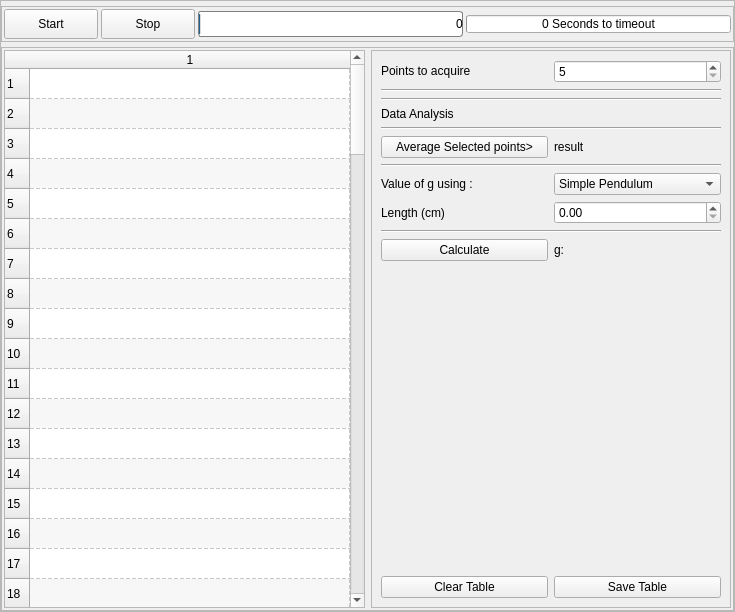
<?xml version="1.0" encoding="UTF-8"?>
<ui version="4.0">
    <class>MainWindow</class>
    <widget class="QMainWindow" name="MainWindow">
        <property name="geometry">
            <rect>
                <x>0</x>
                <y>0</y>
                <width>735</width>
                <height>612</height>
            </rect>
        </property>
        <property name="windowTitle">
            <string>MainWindow</string>
        </property>
        <widget class="QWidget" name="centralwidget">
            <layout class="QGridLayout" name="gridLayout_3">
                <property name="margin">
                    <number>0</number>
                </property>
                <item row="0" column="0">
                    <widget class="QFrame" name="widgetFrameOuter">
                        <property name="sizePolicy">
                            <sizepolicy hsizetype="Preferred" vsizetype="Preferred">
                                <horstretch>0</horstretch>
                                <verstretch>0</verstretch>
                            </sizepolicy>
                        </property>
                        <property name="styleSheet">
                            <string notr="true"/>
                        </property>
                        <property name="frameShape">
                            <enum>QFrame::StyledPanel</enum>
                        </property>
                        <property name="frameShadow">
                            <enum>QFrame::Raised</enum>
                        </property>
                        <property name="class" stdset="0">
                            <string>PeripheralCollection</string>
                        </property>
                        <layout class="QVBoxLayout" name="verticalLayout_3">
                            <property name="spacing">
                                <number>5</number>
                            </property>
                            <property name="leftMargin">
                                <number>0</number>
                            </property>
                            <property name="topMargin">
                                <number>5</number>
                            </property>
                            <property name="rightMargin">
                                <number>0</number>
                            </property>
                            <property name="bottomMargin">
                                <number>0</number>
                            </property>
                            <item>
                                <widget class="QFrame" name="frame_4">
                                    <property name="sizePolicy">
                                        <sizepolicy hsizetype="Preferred" vsizetype="Maximum">
                                            <horstretch>0</horstretch>
                                            <verstretch>0</verstretch>
                                        </sizepolicy>
                                    </property>
                                    <property name="frameShape">
                                        <enum>QFrame::StyledPanel</enum>
                                    </property>
                                    <property name="frameShadow">
                                        <enum>QFrame::Raised</enum>
                                    </property>
                                    <layout class="QHBoxLayout" name="horizontalLayout_2">
                                        <property name="spacing">
                                            <number>3</number>
                                        </property>
                                        <property name="margin">
                                            <number>2</number>
                                        </property>
                                        <item>
                                            <widget class="QPushButton" name="pushButton">
                                                <property name="minimumSize">
                                                    <size>
                                                        <width>94</width>
                                                        <height>30</height>
                                                    </size>
                                                </property>
                                                <property name="text">
                                                    <string>Start</string>
                                                </property>
                                            </widget>
                                        </item>
                                        <item>
                                            <widget class="QPushButton" name="pushButton_3">
                                                <property name="minimumSize">
                                                    <size>
                                                        <width>94</width>
                                                        <height>30</height>
                                                    </size>
                                                </property>
                                                <property name="text">
                                                    <string>Stop</string>
                                                </property>
                                            </widget>
                                        </item>
                                        <item>
                                            <widget class="QProgressBar" name="progressBar">
                                                <property name="styleSheet">
                                                    <string notr="true">QProgressBar:horizontal {
                                                        border: 1px solid gray;
                                                        border-radius: 3px;
                                                        background: white;
                                                        padding: 1px;
                                                        text-align: right;
                                                        margin-right: 5ex;
                                                        }
                                                        QProgressBar::chunk:horizontal {
                                                        background: qlineargradient(x1: 0, y1: 0.5, x2: 1, y2: 0.5,
                                                        stop: 0 #467, stop:1 white);
                                                        margin-right: 1px; /* space */
                                                        width: 5px;
                                                        }
                                                    </string>
                                                </property>
                                                <property name="maximum">
                                                    <number>2500</number>
                                                </property>
                                                <property name="value">
                                                    <number>0</number>
                                                </property>
                                                <property name="format">
                                                    <string>%v</string>
                                                </property>
                                            </widget>
                                        </item>
                                        <item>
                                            <widget class="QProgressBar" name="timerProgress">
                                                <property name="maximumSize">
                                                    <size>
                                                        <width>16777215</width>
                                                        <height>18</height>
                                                    </size>
                                                </property>
                                                <property name="toolTip">
                                                    <string>Time left before the stopwatch overflows.
                                                        Oscillations must finish within this time limit
                                                    </string>
                                                </property>
                                                <property name="styleSheet">
                                                    <string notr="true"/>
                                                </property>
                                                <property name="maximum">
                                                    <number>60</number>
                                                </property>
                                                <property name="value">
                                                    <number>0</number>
                                                </property>
                                                <property name="textVisible">
                                                    <bool>true</bool>
                                                </property>
                                                <property name="format">
                                                    <string>%v Seconds to timeout</string>
                                                </property>
                                            </widget>
                                        </item>
                                    </layout>
                                </widget>
                            </item>
                            <item>
                                <widget class="QFrame" name="frame_2">
                                    <property name="sizePolicy">
                                        <sizepolicy hsizetype="Expanding" vsizetype="Preferred">
                                            <horstretch>0</horstretch>
                                            <verstretch>0</verstretch>
                                        </sizepolicy>
                                    </property>
                                    <property name="minimumSize">
                                        <size>
                                            <width>0</width>
                                            <height>50</height>
                                        </size>
                                    </property>
                                    <property name="frameShape">
                                        <enum>QFrame::StyledPanel</enum>
                                    </property>
                                    <property name="frameShadow">
                                        <enum>QFrame::Raised</enum>
                                    </property>
                                    <property name="class" stdset="0">
                                        <string>PeripheralCollectionInner</string>
                                    </property>
                                    <layout class="QHBoxLayout" name="horizontalLayout">
                                        <property name="margin">
                                            <number>2</number>
                                        </property>
                                        <item>
                                            <widget class="QTableWidget" name="resultsTable">
                                                <property name="sizePolicy">
                                                    <sizepolicy hsizetype="Preferred" vsizetype="Expanding">
                                                        <horstretch>0</horstretch>
                                                        <verstretch>0</verstretch>
                                                    </sizepolicy>
                                                </property>
                                                <property name="minimumSize">
                                                    <size>
                                                        <width>360</width>
                                                        <height>0</height>
                                                    </size>
                                                </property>
                                                <property name="toolTip">
                                                    <string>List of time periods for complete oscillations.
                                                        Click and drag to select points.
                                                        Hold down CTRL key and click to select non consecutive points
                                                    </string>
                                                </property>
                                                <property name="alternatingRowColors">
                                                    <bool>true</bool>
                                                </property>
                                                <property name="textElideMode">
                                                    <enum>Qt::ElideMiddle</enum>
                                                </property>
                                                <property name="gridStyle">
                                                    <enum>Qt::DashLine</enum>
                                                </property>
                                                <property name="rowCount">
                                                    <number>100</number>
                                                </property>
                                                <property name="columnCount">
                                                    <number>1</number>
                                                </property>
                                                <attribute name="horizontalHeaderDefaultSectionSize">
                                                    <number>150</number>
                                                </attribute>
                                                <attribute name="horizontalHeaderMinimumSectionSize">
                                                    <number>40</number>
                                                </attribute>
                                                <attribute name="horizontalHeaderStretchLastSection">
                                                    <bool>true</bool>
                                                </attribute>
                                                <row/>
                                                <row/>
                                                <row/>
                                                <row/>
                                                <row/>
                                                <row/>
                                                <row/>
                                                <row/>
                                                <row/>
                                                <row/>
                                                <row/>
                                                <row/>
                                                <row/>
                                                <row/>
                                                <row/>
                                                <row/>
                                                <row/>
                                                <row/>
                                                <row/>
                                                <row/>
                                                <row/>
                                                <row/>
                                                <row/>
                                                <row/>
                                                <row/>
                                                <row/>
                                                <row/>
                                                <row/>
                                                <row/>
                                                <row/>
                                                <row/>
                                                <row/>
                                                <row/>
                                                <row/>
                                                <row/>
                                                <row/>
                                                <row/>
                                                <row/>
                                                <row/>
                                                <row/>
                                                <row/>
                                                <row/>
                                                <row/>
                                                <row/>
                                                <row/>
                                                <row/>
                                                <row/>
                                                <row/>
                                                <row/>
                                                <row/>
                                                <row/>
                                                <row/>
                                                <row/>
                                                <row/>
                                                <row/>
                                                <row/>
                                                <row/>
                                                <row/>
                                                <row/>
                                                <row/>
                                                <row/>
                                                <row/>
                                                <row/>
                                                <row/>
                                                <row/>
                                                <row/>
                                                <row/>
                                                <row/>
                                                <row/>
                                                <row/>
                                                <row/>
                                                <row/>
                                                <row/>
                                                <row/>
                                                <row/>
                                                <row/>
                                                <row/>
                                                <row/>
                                                <row/>
                                                <row/>
                                                <row/>
                                                <row/>
                                                <row/>
                                                <row/>
                                                <row/>
                                                <row/>
                                                <row/>
                                                <row/>
                                                <row/>
                                                <row/>
                                                <row/>
                                                <row/>
                                                <row/>
                                                <row/>
                                                <row/>
                                                <row/>
                                                <row/>
                                                <row/>
                                                <row/>
                                                <row/>
                                                <column/>
                                            </widget>
                                        </item>
                                        <item>
                                            <widget class="QFrame" name="frame_3">
                                                <property name="sizePolicy">
                                                    <sizepolicy hsizetype="Minimum" vsizetype="Preferred">
                                                        <horstretch>0</horstretch>
                                                        <verstretch>0</verstretch>
                                                    </sizepolicy>
                                                </property>
                                                <property name="frameShape">
                                                    <enum>QFrame::StyledPanel</enum>
                                                </property>
                                                <property name="frameShadow">
                                                    <enum>QFrame::Raised</enum>
                                                </property>
                                                <layout class="QGridLayout" name="gridLayout_2">
                                                    <item row="10" column="1">
                                                        <widget class="QComboBox" name="comboBox">
                                                            <item>
                                                                <property name="text">
                                                                    <string>Simple Pendulum</string>
                                                                </property>
                                                            </item>
                                                            <item>
                                                                <property name="text">
                                                                    <string>Rod Pendulum</string>
                                                                </property>
                                                            </item>
                                                        </widget>
                                                    </item>
                                                    <item row="8" column="0" colspan="2">
                                                        <widget class="Line" name="line">
                                                            <property name="minimumSize">
                                                                <size>
                                                                    <width>0</width>
                                                                    <height>0</height>
                                                                </size>
                                                            </property>
                                                            <property name="lineWidth">
                                                                <number>1</number>
                                                            </property>
                                                            <property name="midLineWidth">
                                                                <number>0</number>
                                                            </property>
                                                            <property name="orientation">
                                                                <enum>Qt::Horizontal</enum>
                                                            </property>
                                                        </widget>
                                                    </item>
                                                    <item row="13" column="0">
                                                        <widget class="QPushButton" name="pushButton_6">
                                                            <property name="text">
                                                                <string>Calculate</string>
                                                            </property>
                                                        </widget>
                                                    </item>
                                                    <item row="4" column="0" colspan="2">
                                                        <widget class="Line" name="line_2">
                                                            <property name="minimumSize">
                                                                <size>
                                                                    <width>30</width>
                                                                    <height>0</height>
                                                                </size>
                                                            </property>
                                                            <property name="lineWidth">
                                                                <number>1</number>
                                                            </property>
                                                            <property name="midLineWidth">
                                                                <number>0</number>
                                                            </property>
                                                            <property name="orientation">
                                                                <enum>Qt::Horizontal</enum>
                                                            </property>
                                                        </widget>
                                                    </item>
                                                    <item row="15" column="0">
                                                        <spacer name="verticalSpacer">
                                                            <property name="orientation">
                                                                <enum>Qt::Vertical</enum>
                                                            </property>
                                                            <property name="sizeHint" stdset="0">
                                                                <size>
                                                                    <width>20</width>
                                                                    <height>40</height>
                                                                </size>
                                                            </property>
                                                        </spacer>
                                                    </item>
                                                    <item row="5" column="1">
                                                        <widget class="QLabel" name="averageLabel">
                                                            <property name="text">
                                                                <string>result</string>
                                                            </property>
                                                        </widget>
                                                    </item>
                                                    <item row="10" column="0">
                                                        <widget class="QLabel" name="averageLabel_2">
                                                            <property name="text">
                                                                <string>Value of g using :</string>
                                                            </property>
                                                        </widget>
                                                    </item>
                                                    <item row="11" column="0">
                                                        <widget class="QLabel" name="label_2">
                                                            <property name="text">
                                                                <string>Length (cm)</string>
                                                            </property>
                                                        </widget>
                                                    </item>
                                                    <item row="5" column="0">
                                                        <widget class="QPushButton" name="pushButton_4">
                                                            <property name="toolTip">
                                                                <string>Obtain average of data points selected in the
                                                                    table
                                                                </string>
                                                            </property>
                                                            <property name="text">
                                                                <string>Average Selected points&gt;</string>
                                                            </property>
                                                        </widget>
                                                    </item>
                                                    <item row="3" column="0">
                                                        <widget class="QLabel" name="label">
                                                            <property name="sizePolicy">
                                                                <sizepolicy hsizetype="Preferred" vsizetype="Maximum">
                                                                    <horstretch>0</horstretch>
                                                                    <verstretch>0</verstretch>
                                                                </sizepolicy>
                                                            </property>
                                                            <property name="text">
                                                                <string>Data Analysis</string>
                                                            </property>
                                                            <property name="class" stdset="0">
                                                                <string>headingLabel</string>
                                                            </property>
                                                        </widget>
                                                    </item>
                                                    <item row="13" column="1">
                                                        <widget class="QLabel" name="gLabel">
                                                            <property name="text">
                                                                <string>g:</string>
                                                            </property>
                                                        </widget>
                                                    </item>
                                                    <item row="11" column="1">
                                                        <widget class="QDoubleSpinBox" name="lenBox"/>
                                                    </item>
                                                    <item row="0" column="0">
                                                        <widget class="QLabel" name="label_3">
                                                            <property name="sizePolicy">
                                                                <sizepolicy hsizetype="Preferred" vsizetype="Maximum">
                                                                    <horstretch>0</horstretch>
                                                                    <verstretch>0</verstretch>
                                                                </sizepolicy>
                                                            </property>
                                                            <property name="text">
                                                                <string>Points to acquire</string>
                                                            </property>
                                                        </widget>
                                                    </item>
                                                    <item row="12" column="0" colspan="2">
                                                        <widget class="Line" name="line_3">
                                                            <property name="orientation">
                                                                <enum>Qt::Horizontal</enum>
                                                            </property>
                                                        </widget>
                                                    </item>
                                                    <item row="0" column="1">
                                                        <widget class="QSpinBox" name="pointBox">
                                                            <property name="minimum">
                                                                <number>5</number>
                                                            </property>
                                                            <property name="maximum">
                                                                <number>1000</number>
                                                            </property>
                                                        </widget>
                                                    </item>
                                                    <item row="1" column="0" colspan="2">
                                                        <widget class="Line" name="line_4">
                                                            <property name="minimumSize">
                                                                <size>
                                                                    <width>30</width>
                                                                    <height>0</height>
                                                                </size>
                                                            </property>
                                                            <property name="lineWidth">
                                                                <number>1</number>
                                                            </property>
                                                            <property name="midLineWidth">
                                                                <number>0</number>
                                                            </property>
                                                            <property name="orientation">
                                                                <enum>Qt::Horizontal</enum>
                                                            </property>
                                                        </widget>
                                                    </item>
                                                    <item row="2" column="0" colspan="2">
                                                        <widget class="Line" name="line_5">
                                                            <property name="minimumSize">
                                                                <size>
                                                                    <width>30</width>
                                                                    <height>0</height>
                                                                </size>
                                                            </property>
                                                            <property name="lineWidth">
                                                                <number>1</number>
                                                            </property>
                                                            <property name="midLineWidth">
                                                                <number>0</number>
                                                            </property>
                                                            <property name="orientation">
                                                                <enum>Qt::Horizontal</enum>
                                                            </property>
                                                        </widget>
                                                    </item>
                                                    <item row="16" column="0">
                                                        <widget class="QPushButton" name="pushButton_2">
                                                            <property name="text">
                                                                <string>Clear Table</string>
                                                            </property>
                                                        </widget>
                                                    </item>
                                                    <item row="16" column="1">
                                                        <widget class="QPushButton" name="pushButton_5">
                                                            <property name="text">
                                                                <string>Save Table</string>
                                                            </property>
                                                        </widget>
                                                    </item>
                                                </layout>
                                            </widget>
                                        </item>
                                    </layout>
                                </widget>
                            </item>
                        </layout>
                    </widget>
                </item>
            </layout>
        </widget>
        <widget class="QMenuBar" name="menubar">
            <property name="geometry">
                <rect>
                    <x>0</x>
                    <y>0</y>
                    <width>735</width>
                    <height>25</height>
                </rect>
            </property>
        </widget>
    </widget>
    <resources/>
    <connections>
        <connection>
            <sender>pushButton</sender>
            <signal>clicked()</signal>
            <receiver>MainWindow</receiver>
            <slot>run()</slot>
            <hints>
                <hint type="sourcelabel">
                    <x>97</x>
                    <y>63</y>
                </hint>
                <hint type="destinationlabel">
                    <x>646</x>
                    <y>202</y>
                </hint>
            </hints>
        </connection>
        <connection>
            <sender>pushButton_3</sender>
            <signal>clicked()</signal>
            <receiver>MainWindow</receiver>
            <slot>stop()</slot>
            <hints>
                <hint type="sourcelabel">
                    <x>194</x>
                    <y>63</y>
                </hint>
                <hint type="destinationlabel">
                    <x>445</x>
                    <y>0</y>
                </hint>
            </hints>
        </connection>
        <connection>
            <sender>pushButton_4</sender>
            <signal>clicked()</signal>
            <receiver>MainWindow</receiver>
            <slot>calcAvg()</slot>
            <hints>
                <hint type="sourcelabel">
                    <x>568</x>
                    <y>194</y>
                </hint>
                <hint type="destinationlabel">
                    <x>592</x>
                    <y>0</y>
                </hint>
            </hints>
        </connection>
        <connection>
            <sender>comboBox</sender>
            <signal>currentIndexChanged(int)</signal>
            <receiver>MainWindow</receiver>
            <slot>setPendulumType(int)</slot>
            <hints>
                <hint type="sourcelabel">
                    <x>720</x>
                    <y>236</y>
                </hint>
                <hint type="destinationlabel">
                    <x>722</x>
                    <y>276</y>
                </hint>
            </hints>
        </connection>
        <connection>
            <sender>pushButton_6</sender>
            <signal>clicked()</signal>
            <receiver>MainWindow</receiver>
            <slot>calculateg()</slot>
            <hints>
                <hint type="sourcelabel">
                    <x>568</x>
                    <y>311</y>
                </hint>
                <hint type="destinationlabel">
                    <x>734</x>
                    <y>414</y>
                </hint>
            </hints>
        </connection>
        <connection>
            <sender>pointBox</sender>
            <signal>editingFinished()</signal>
            <receiver>MainWindow</receiver>
            <slot>setTotalPoints()</slot>
            <hints>
                <hint type="sourcelabel">
                    <x>652</x>
                    <y>108</y>
                </hint>
                <hint type="destinationlabel">
                    <x>750</x>
                    <y>84</y>
                </hint>
            </hints>
        </connection>
        <connection>
            <sender>pushButton_5</sender>
            <signal>clicked()</signal>
            <receiver>MainWindow</receiver>
            <slot>saveData()</slot>
            <hints>
                <hint type="sourcelabel">
                    <x>677</x>
                    <y>591</y>
                </hint>
                <hint type="destinationlabel">
                    <x>686</x>
                    <y>617</y>
                </hint>
            </hints>
        </connection>
        <connection>
            <sender>pushButton_2</sender>
            <signal>clicked()</signal>
            <receiver>MainWindow</receiver>
            <slot>clearTable()</slot>
            <hints>
                <hint type="sourcelabel">
                    <x>531</x>
                    <y>588</y>
                </hint>
                <hint type="destinationlabel">
                    <x>529</x>
                    <y>633</y>
                </hint>
            </hints>
        </connection>
    </connections>
    <slots>
        <slot>run()</slot>
        <slot>delete_curve()</slot>
        <slot>stop()</slot>
        <slot>calcAvg()</slot>
        <slot>downloadData()</slot>
        <slot>setPendulumType(int)</slot>
        <slot>calculateg()</slot>
        <slot>setTotalPoints()</slot>
        <slot>saveData()</slot>
        <slot>clearTable()</slot>
    </slots>
</ui>
